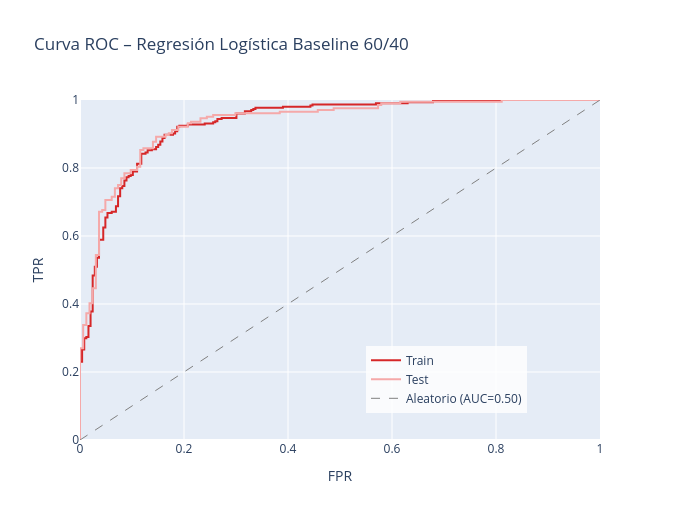

The notebook cell this image was saved under:
### Code cell
splits_dict2 = {
    "Train": {"modelo": lr_60, "X": X_train60, "y": y_train60, "color": "#d62728"},
    "Test" : {"modelo": lr_60, "X": X_test40,  "y": y_test40,  "color": "#f5a9a9"},
}
auc_resultados2 = plot_roc_curves(
    splits_dict2,
    titulo="Curva ROC – Regresión Logística Baseline 60/40"
)

# Brechas train-test
gap_80 = auc_resultados1["Train"] - auc_resultados1["Test"]
gap_60 = auc_resultados2["Train"] - auc_resultados2["Test"]
print(f"\n  Brecha Train-Test 80/20: {gap_80:.4f}")
print(f"  Brecha Train-Test 60/40: {gap_60:.4f}")
